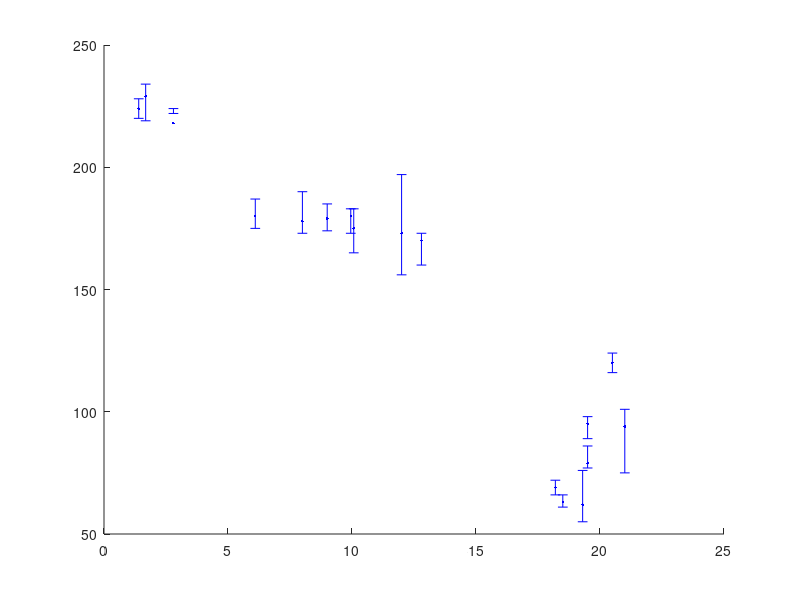

MATLAB code to generate this figure: (Note: this script raises an error after producing the figure.)
figure(2);
% name=[71042612 elt31 78123001 76101000 72081900 epll01wt dpsn01wt     dsdp08gc kk831116 87001611 v2113      erdc11wt NBP0207 v2403 aria01wt]
name=['aria01wt ';'erdc11wt ';'v2403    ';'dsdp08gc ';'kk831116a';'kk831116b';'87001611 ';'kk831116c';'kk831116d';'v2113    ';'dpsn01wta';'epll01wta';'epll01wtb';'dpsn01wtb';'71042612 ';'elt31    ';'78123001 ';]
lat =[1.4          1.68        2.8            6.1          8.0        9.0        9.95         10.07        12.0       12.8        18.5       18.2      19.5        19.3          19.5          20.5        21]
skw= [224        229         218           180           178        179        180         175          173        170          63         69        79         62            95          120           94]
L=   [220        219         222           175           173        174        173          165          156        160         61          66       77         55            89           116          75]
H=   [228        234         224           187           190        185        183          183          197        173         66          72       86         76            98           124          101]
namep=['dsdp08gc';'87001611';'elt31   ';'v2113   ';'dpsn01wt';'epll01wt';'71042612']
latp  =[6.1         9.95      12.4        12.8       17         17.5       19]
skwp  =[202         200       134         172        95         160        132 ]
%figure(1);
hold on;
errorbar(lat, skw,skw-L,H-skw,'b.','MarkerSize',5);
%plot(lat(12:17), skw(12:17),'r*');
for kk=1:17
temp=name(kk,:)
%text(lat(kk),L(kk)+5,temp,'FontSize',5)
end
 %ylim([0 270]);

% plot(latp, skwp,'b-*');

for kk=1:7
temp=namep(kk,:)
%text(latp(kk),skwp(kk)+5,temp)
end
title('latitude vs skewness (for chron 30)');
ylabel('skewness (degree)');
xlabel('latitude (degree)');
% for i=1:16
% ddl(i)=(skw(i+1)-skw(i))/(lat(i+1)-lat(i));
% end
%plot(lat(1:16),ddl,'-*');